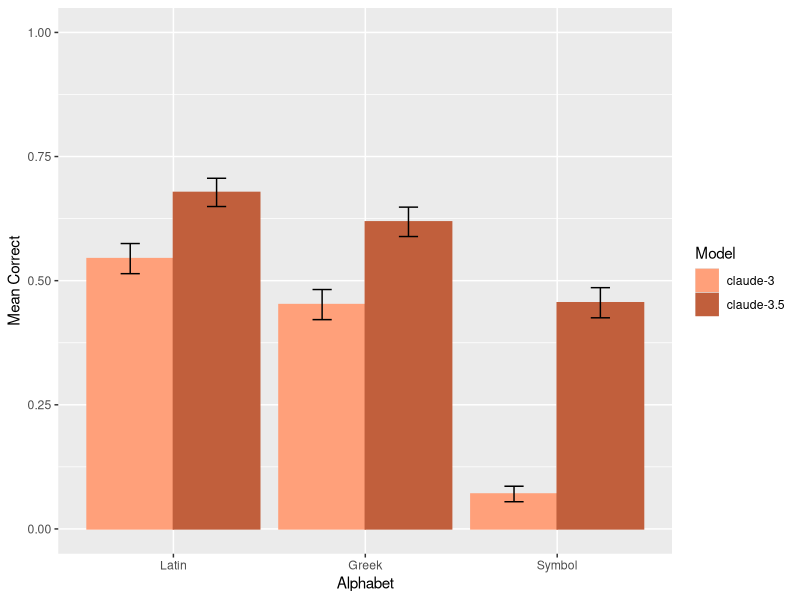
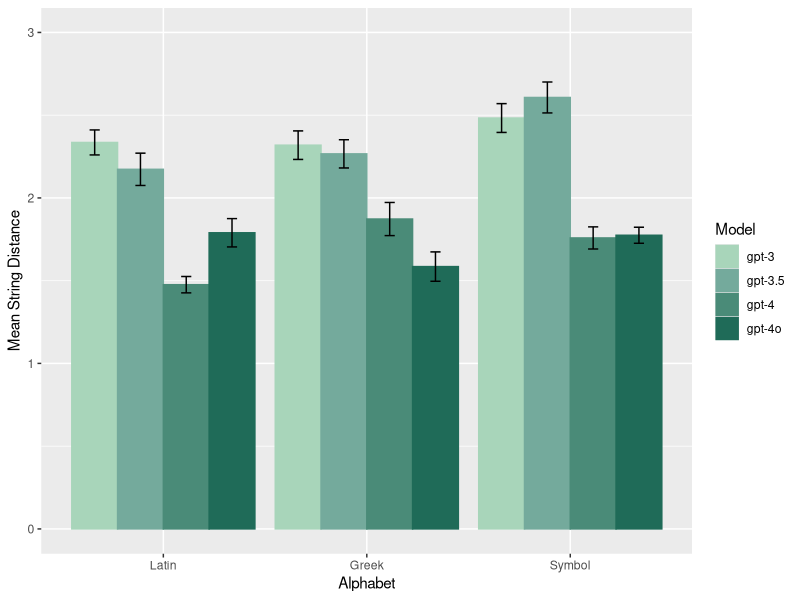

Write the R code that produced these figures, in order.
### llm letterstring responses: descriptive statistics

# load libraries
library(dplyr)
library(stringr)
library(tidyr)
library(ggplot2)

# read cleaned data
dat <- read.csv("letstr_llm_all_data.csv")

# create dataframe for analysis with 
# add all needed vars to compare with human data
dat_vars <- dat %>%
  # rename models with shorter names
  mutate(model_short = case_when(
    model == "claude-3-5-sonnet-20241022" ~ "claude-3.5",
    model == "claude-3-sonnet-20240229" ~ "claude-3",
    model == "gpt-3_text-davinci-003" ~ "gpt-3",
    model == "gpt-3.5-turbo-0125" ~ "gpt-3.5",
    model == "gpt-4-0613" ~ "gpt-4",
    model == "gpt-4o-2024-08-06" ~ "gpt-4o",
    model == "meta-llama/Meta-Llama-3.1-8B-Instruct-Turbo" ~ "llama-3.1-8B",
    model == "meta-llama/Meta-Llama-3.1-70B-Instruct-Turbo" ~ "llama-3.1-70B",
    model == "meta-llama/Meta-Llama-3.1-405B-Instruct-Turbo" ~ "llama-3.1-405B",
    model == "google/gemma-2-27b-it" ~ "gemma-2-27B",
    model == "google/gemma-2-9b-it" ~ "gemma-2-9B",
    TRUE ~ model
  )) %>%
  mutate(participant_id = paste(model_short, testletid, sep = "_")) %>%
  # change example items alphabet to example (itemid is 101 or 102)
  mutate(alphabet = ifelse(itemid == 101 | itemid == 102, 'Example', alphabet)) %>%
  # make each var the right type
  mutate(model = as.factor(model),
         model_short = as.factor(model_short),
         participant_id = as.factor(participant_id),
         participant_group = as.factor(model_short),
         itemid = as.factor(itemid),
         alphabet = as.factor(alphabet))

### COMPUTE MAIN VARS FOR ANALYSIS
## total correct per participant per alphabet
dat_analyze <- dat_vars %>%
  # step 1: group by participant_id and alphabet
  group_by(participant_id, alphabet) %>%
  # step 2: create counts of how many responses are empty, correct, and incorrect
  summarize(sum_correct = sum(correct),
            prop_correct = mean(correct)) %>%
  # step 3: from long to wide dataframe
  pivot_wider(names_from = alphabet, 
              values_from = c(sum_correct, prop_correct))
  
# write dataset llms to analyze to csv
#write.csv(dat_analyze, 'letstr_llm_analyze.csv', row.names = FALSE)

## PLOTS SHOWING EFFECT OF SCALE
# put alphabet factor in order of degree of transfer instead of alphabetical
dat_vars$alphabet <- factor(dat_vars$alphabet, levels = c("Latin", "Greek", "Symbol"))
# put models in order of size
dat_vars$model_short <- factor(dat_vars$model_short, levels = c("claude-3","claude-3.5", 
                               "gpt-3", "gpt-3.5", "gpt-4", "gpt-4o",
                               "llama-3.1-8B","llama-3.1-70B","llama-3.1-405B",
                               "gemma-2-9B","gemma-2-27B"))
# model groups to plot separately
claudes <- c("claude-3.5","claude-3")
gemmas <- c("gemma-2-9B","gemma-2-27B")
gpts <-  c("gpt-3","gpt-3.5","gpt-4","gpt-4o")
llamas <- c("llama-3.1-8B","llama-3.1-70B","llama-3.1-405B")
# color groups per model
claude_colors <- c("#FFA07A", "#C15F3C") # Orange scale
gemma_colors <- c("#efa0a0", "#ea8080") # Pink scale
gpt_colors <- c("#A8D5BA", "#74AA9C", "#4A8B78", "#1F6B58") # Green scale
llama_colors <- c("#66B2FF", "#0082FB", "#0064E0") # Blueish scale

# PLOT CORRECT
dat_vars %>% 
  filter(itemid != '101', itemid != '102') %>%
  filter(model_short %in% claudes) %>%
  #filter(model_short %in% gemmas) %>%
  #filter(model_short %in% gpts) %>%
  #filter(model_short %in% llamas) %>%
  group_by(model_short, alphabet) %>%
  summarise(N = length(correct),
            mean_correct = mean(correct),
            sd_correct = sd(correct),
            se_correct = sd(correct)/sqrt(length(correct))) %>%
  ggplot(aes(x = alphabet, y = mean_correct, color = model_short, fill=model_short)) + 
  geom_bar(stat = "identity", position = position_dodge(), width = .9) +
  geom_errorbar(aes(ymin = mean_correct - se_correct, 
                    ymax = mean_correct + se_correct),
                width = .2,
                position = position_dodge(.9),
                color = "black") +
  labs(x="Alphabet", y = "Mean Correct", color="Model", fill="Model") +
  scale_y_continuous(limits = c(0, 1)) +
  scale_color_manual(values = claude_colors) + scale_fill_manual(values = claude_colors)
  #scale_color_manual(values = gemma_colors) + scale_fill_manual(values = gemma_colors)
  #scale_color_manual(values = gpt_colors) + scale_fill_manual(values = gpt_colors)
  #scale_color_manual(values = llama_colors) + scale_fill_manual(values = llama_colors)

# PLOT STR_DIST
dat_vars %>% 
  filter(itemid != '101', itemid != '102') %>%
  filter(correct == 0) %>%
  #filter(model_short %in% claudes) %>%
  #filter(model_short %in% gemmas) %>%
  filter(model_short %in% gpts) %>%
  #filter(model_short %in% llamas) %>%
  group_by(model_short, alphabet) %>%
  summarise(N = length(stringdist),
            mean_stringdist = mean(stringdist),
            sd_stringdist = sd(stringdist),
            se_stringdist = sd(stringdist)/sqrt(length(stringdist))) %>%
  ggplot(aes(x = alphabet, y = mean_stringdist, color = model_short, fill=model_short)) + 
  geom_bar(stat = "identity", position = position_dodge(), width = .9) +
  geom_errorbar(aes(ymin = mean_stringdist - se_stringdist, 
                    ymax = mean_stringdist + se_stringdist),
                width = .2,
                position = position_dodge(.9),
                color = "black") +
  scale_y_continuous(limits = c(0, 3)) +
  labs(x="Alphabet", y = "Mean String Distance", color="Model", fill="Model") +
  #scale_color_manual(values = claude_colors) + scale_fill_manual(values = claude_colors)
  #scale_color_manual(values = gemma_colors) + scale_fill_manual(values = gemma_colors)
  scale_color_manual(values = gpt_colors) + scale_fill_manual(values = gpt_colors)
  #scale_color_manual(values = llama_colors) + scale_fill_manual(values = llama_colors)
